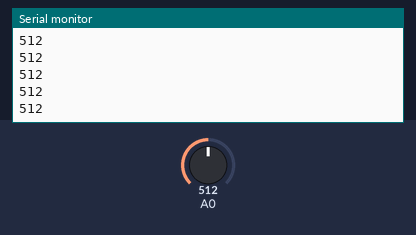
Bench run of a sketch on a simulated Arduino Uno, built with avr-gcc and run on an emulated ATmega328P. Parts: the last lines printed to the serial monitor. The inputs (shaded band) are chosen by the test bench; at power-on: A0 = 512.

Above: at 1.2 s.
1.3 s: A0 set to 716
At 1.31 s:
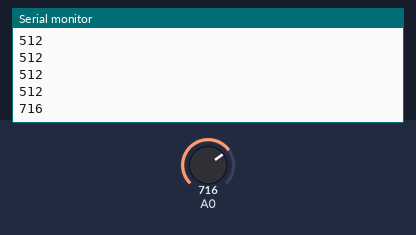
2.8 s: A0 set to 900
At 2.81 s:
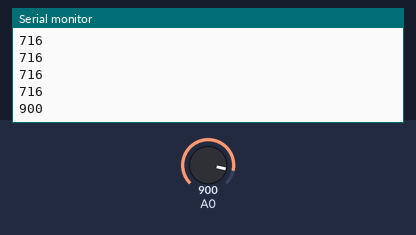
Timing chart, 0 to 5.8 s (numbered marks = the images above; inputs shaded):
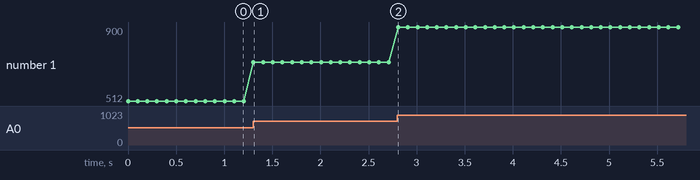

Measured:
- after the input at 1.3 s, the serial monitor: prints a new line at once (image 1)
- after the input at 2.8 s, the serial monitor: prints a new line at once (image 2)
- plotted number 1: 512 → 716 after the input at 1.3 s, 716 → 900 after the input at 2.8 s

The sketch:

CR_LDR.ino
```cpp
void setup() {
 Serial.begin(9600);

}

void loop() {
int a= analogRead(A0);
Serial.println(a);
delay(100);
if(a>900){
 digitalWrite(13,1);

}
else{
  digitalWrite(13,0);
}
}
```
